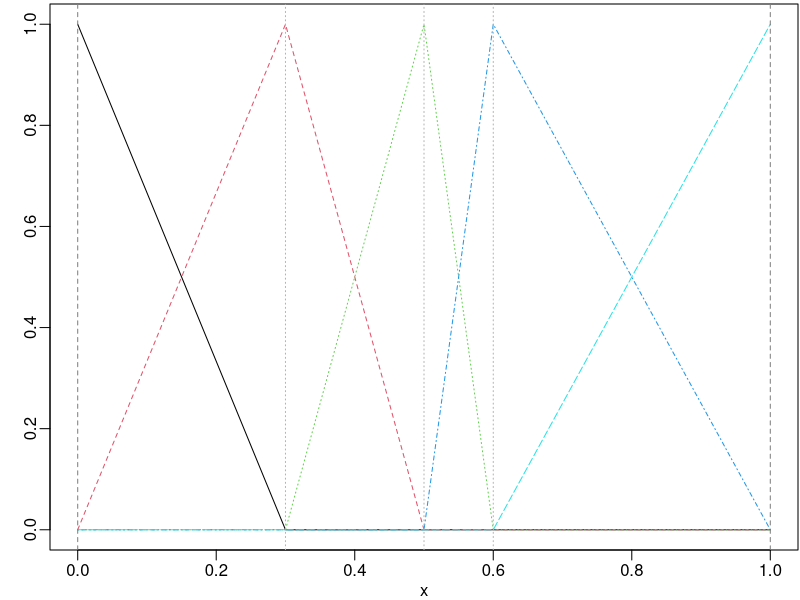
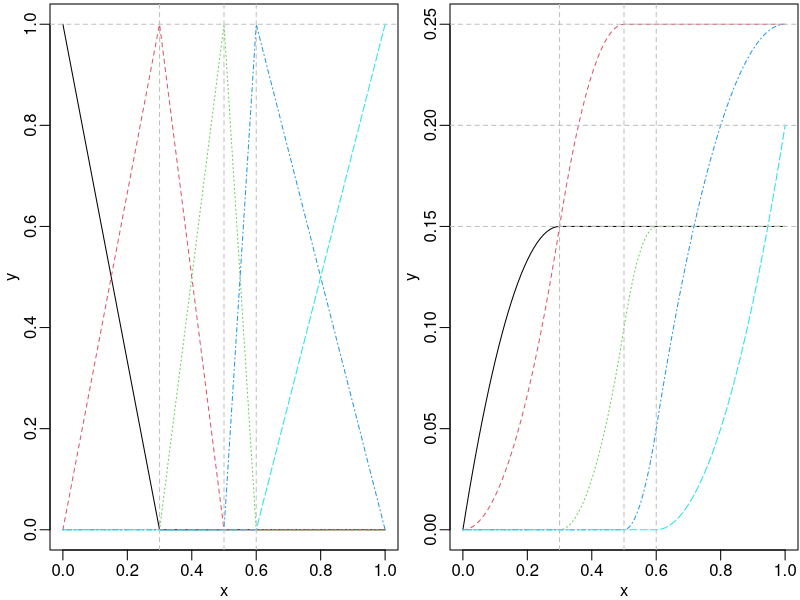
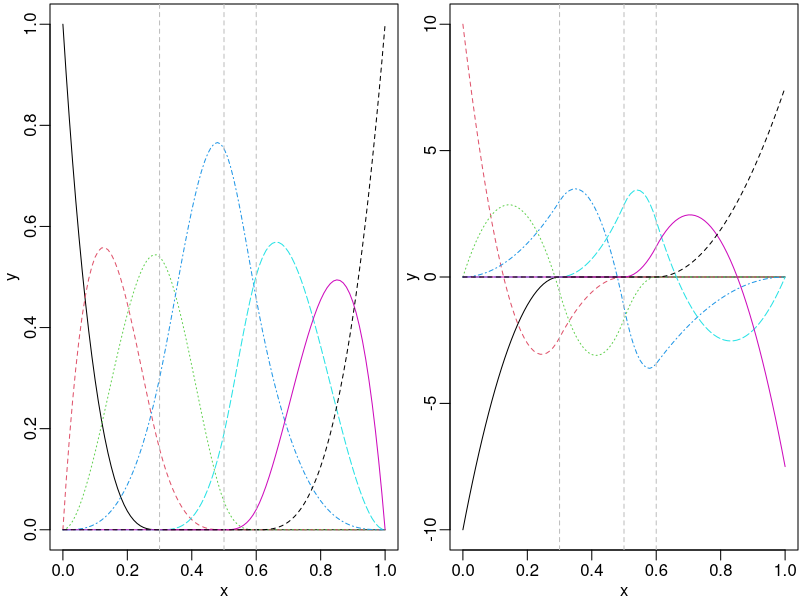
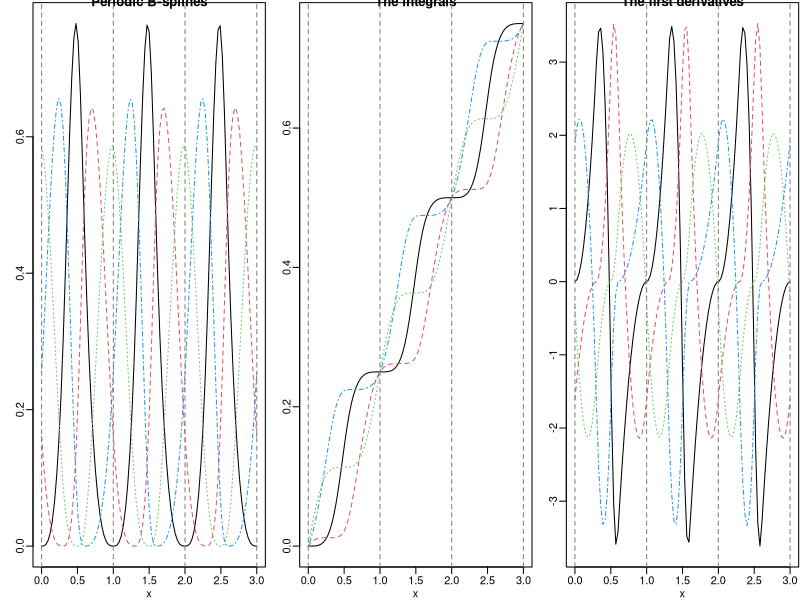
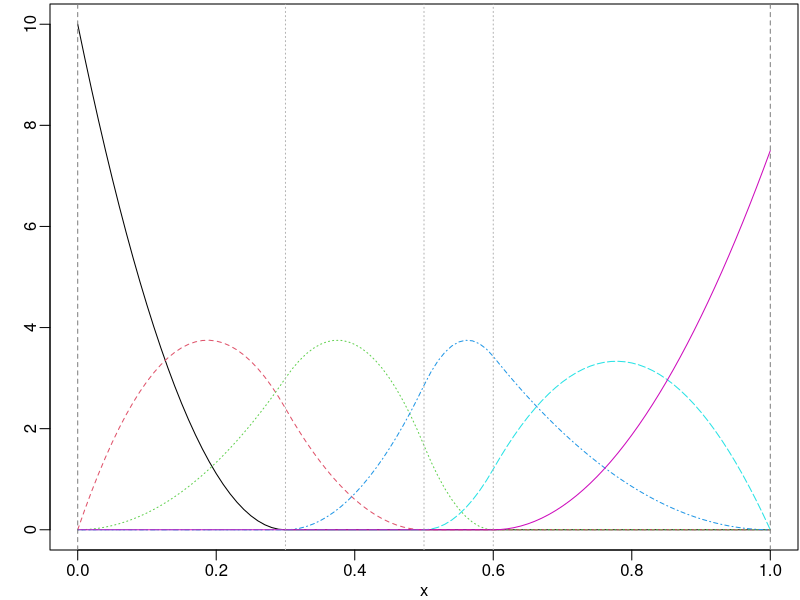
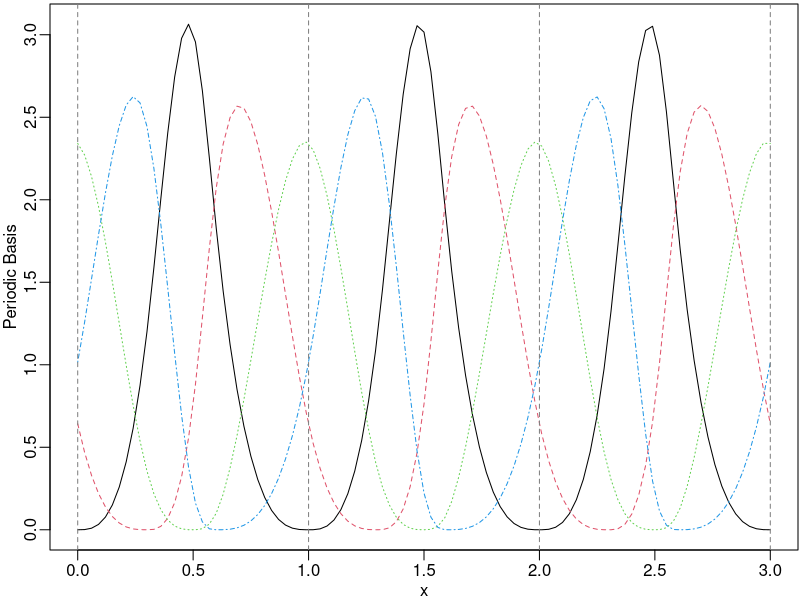
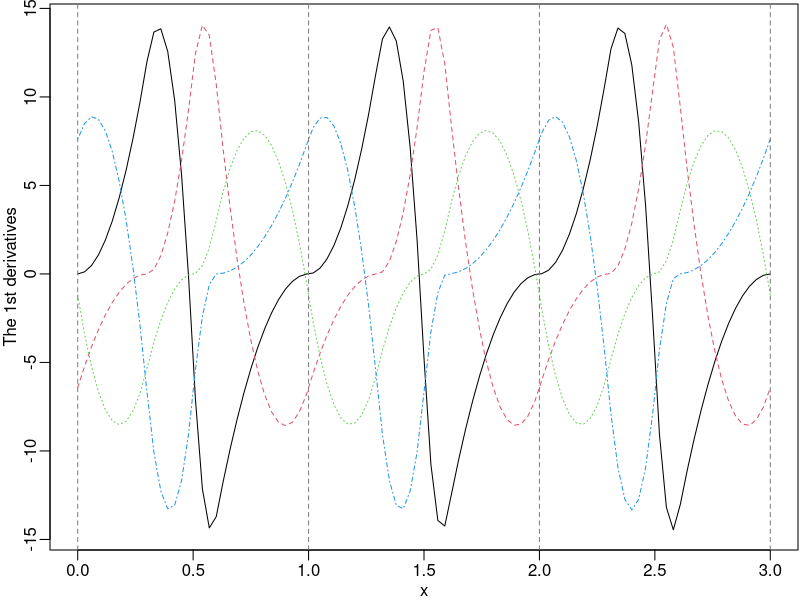
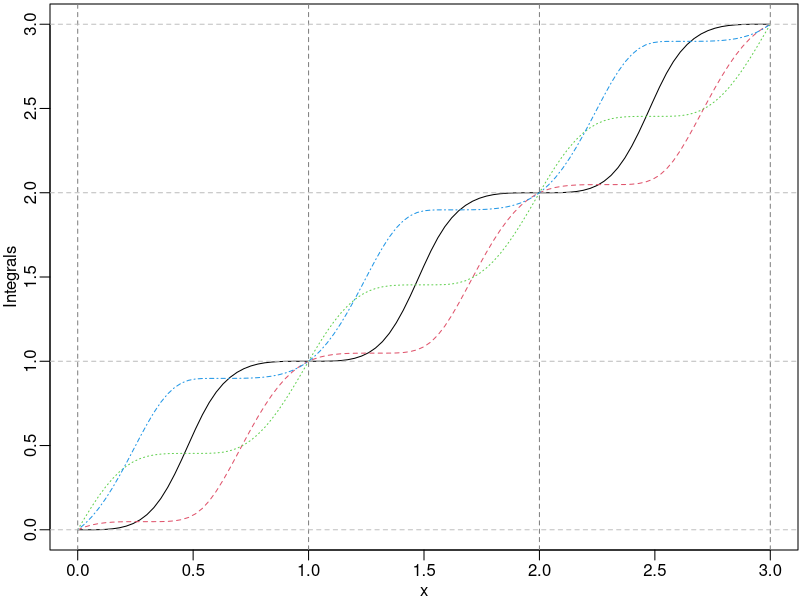

Source code (R) for these figures, in order:
## ---- chunk 1
knitr::opts_knit$set(global.par = TRUE)
knitr::opts_chunk$set(fig.width = 7, fig.height = 4)
## ---- chunk 2
library(graphics)
par(mar = c(2.5, 2.5, 0.2, 0.1), mgp = c(1.5, 0.5, 0))
## ---- chunk 3
library(splines2)
packageVersion("splines2")
## ---- chunk 4
knots <- c(0.3, 0.5, 0.6)
x <- seq(0, 1, 0.01)
bsMat <- bSpline(x, knots = knots, degree = 1, intercept = TRUE)
plot(bsMat, mark_knots = "all")
## ---- chunk 5
ibsMat <- ibs(x, knots = knots, degree = 1, intercept = TRUE)
op <- par(mfrow = c(1, 2))
matplot(x, bsMat, type = "l", ylab = "y")
abline(v = knots, h = 1, lty = 2, col = "gray")
matplot(x, ibsMat, type = "l", ylab = "y")
abline(v = knots, h = c(0.15, 0.2, 0.25), lty = 2, col = "gray")
## ---- chunk 6
bsMat <- bSpline(x, knots = knots, intercept = TRUE)
dbsMat <- dbs(x, knots = knots, intercept = TRUE)
matplot(x, bsMat, type = "l", ylab = "y")
abline(v = knots, lty = 2, col = "gray")
matplot(x, dbsMat, type = "l", ylab = "y")
abline(v = knots, lty = 2, col = "gray")
par(op)
## ---- chunk 7
is_equivalent <- function(a, b) {
    all.equal(a, b, check.attributes = FALSE)
}
stopifnot(is_equivalent(dbsMat, deriv(bsMat)))
## ---- chunk 8
px <- seq(0, 3, 0.01)
pbsMat <- bSpline(px, knots = knots, Boundary.knots = c(0, 1),
                  intercept = TRUE, periodic = TRUE)
ipMat <- ibs(px, knots = knots, Boundary.knots = c(0, 1),
             intercept = TRUE, periodic = TRUE)
dpMat <- deriv(pbsMat)
op <- par(mfrow = c(1, 3))
plot(pbsMat, main = "Periodic B-splines", mark_knots = "b")
plot(ipMat, main = "The integrals", mark_knots = "b")
plot(dpMat, main = "The first derivatives", mark_knots = "b")
par(op)
## ---- chunk 9
msMat <- mSpline(x, knots = knots, degree = 2, intercept = TRUE)
plot(msMat, mark_knots = "all")
## ---- chunk 10
dmsMat1 <- mSpline(x, knots = knots, degree = 2, intercept = TRUE, derivs = 1)
dmsMat2 <- deriv(msMat)
stopifnot(is_equivalent(dmsMat1, dmsMat2))
## ---- chunk 11
pmsMat <- mSpline(px, knots = knots, intercept = TRUE,
                  periodic = TRUE, Boundary.knots = c(0, 1))
plot(pmsMat, ylab = "Periodic Basis", mark_knots = "boundary")
## ---- chunk 12
dpmsMat <- deriv(pmsMat)
plot(dpmsMat, ylab = "The 1st derivatives", mark_knots = "b")
## ---- chunk 13
ipmsMat <- mSpline(px, knots = knots, intercept = TRUE,
                   periodic = TRUE, Boundary.knots = c(0, 1), integral = TRUE)
plot(ipmsMat, ylab = "Integrals", mark_knots = "boundary")
abline(h = seq.int(0, 3), lty = 2, col = "gray")
## ---- chunk 14
isMat <- iSpline(x, knots = knots, degree = 2, intercept = TRUE)
matplot(x, isMat, type = "l", ylab = "y")
abline(h = 1, v = knots, lty = 2, col = "gray")
## ---- chunk 15
stopifnot(is_equivalent(msMat, deriv(isMat)))
## ---- chunk 16
dmsMat3 <- deriv(isMat, 2)
stopifnot(is_equivalent(dmsMat1, dmsMat3))
## ---- chunk 17
csMat1 <- cSpline(x, knots = knots, degree = 2, intercept = TRUE)
matplot(x, csMat1, type = "l", ylab = "y")
abline(h = 1, v = knots, lty = 2, col = "gray")
## ---- chunk 18
csMat2 <- cSpline(x, knots = knots, degree = 2, intercept = TRUE, scale = FALSE)
stopifnot(is_equivalent(isMat, deriv(csMat2)))
stopifnot(is_equivalent(msMat, deriv(csMat2, 2)))
stopifnot(is_equivalent(msMat, deriv(deriv(csMat2))))
## ---- chunk 19
x1 <- seq.int(0, 1, 0.01)
x2 <- seq.int(- 1, 1, 0.01)
bpMat1 <- bernsteinPoly(x1, degree = 4, intercept = TRUE)
bpMat2 <- bernsteinPoly(x2, degree = 4, intercept = TRUE)
op <- par(mfrow = c(1, 2))
plot(bpMat1)
plot(bpMat2)
par(op)
## ---- chunk 20
ibpMat1 <- bernsteinPoly(x1, degree = 4, intercept = TRUE, integral = TRUE)
ibpMat2 <- bernsteinPoly(x2, degree = 4, intercept = TRUE, integral = TRUE)
dbpMat1 <- bernsteinPoly(x1, degree = 4, intercept = TRUE, derivs = 1)
dbpMat2 <- bernsteinPoly(x2, degree = 4, intercept = TRUE, derivs = 1)
op <- par(mfrow = c(2, 2))
plot(ibpMat1, ylab = "Integrals")
plot(ibpMat2, ylab = "Integrals")
plot(dbpMat1, ylab = "Derivatives")
plot(dbpMat2, ylab = "Derivatives")
par(op)
## ---- chunk 21
stopifnot(is_equivalent(dbpMat1, deriv(bpMat1)))
stopifnot(is_equivalent(dbpMat2, deriv(bpMat2)))
stopifnot(is_equivalent(dbpMat1, deriv(ibpMat1, 2)))
stopifnot(is_equivalent(dbpMat2, deriv(ibpMat2, 2)))
## ---- chunk 22
nsMat <- naturalSpline(x, knots = knots, intercept = TRUE)
insMat <- naturalSpline(x, knots = knots, intercept = TRUE, integral = TRUE)
op <- par(mfrow = c(1, 2))
matplot(x, nsMat, type = "l", ylab = "Basis")
matplot(x, insMat, type = "l", ylab = "Integrals")
stopifnot(is_equivalent(nsMat, deriv(insMat)))
par(op)
## ---- chunk 23
d1nsMat <- naturalSpline(x, knots = knots, intercept = TRUE, derivs = 1)
d2nsMat <- deriv(nsMat, 2)
op <- par(mfrow = c(1, 2))
matplot(x, d1nsMat, type = "l", ylab = "The 1st derivatives")
matplot(x, d2nsMat, type = "l", ylab = "The 2nd derivatives")
par(op)
## ---- chunk 24
nskMat <- nsk(x, knots = knots, intercept = TRUE)
plot(nskMat, ylab = "nsk()", mark_knots = "all")
abline(h = 1, col = "red", lty = 3)
## ---- chunk 25
nskMat2 <- update(nskMat, knots = c(knots, 0.2, 0.4), trim = 0.025)
knots(nskMat2)
stopifnot(all.equal(quantile(x, c(0.025, 0.975), names = FALSE),
                    knots(nskMat2, "boundary")))
## ---- chunk 26
new_x <- c(0.275, 0.525, 0.8)
names(new_x) <- paste0("x=", new_x)
isMat2 <- predict(isMat, newx = new_x) # the basis functions at new x
stopifnot(all.equal(predict(isMat, newx = new_x), update(isMat, x = new_x)))
## compute the first derivative of the I-spline function with different ways
beta <- seq(0.1, by = 0.1, length.out = ncol(isMat))
deriv_ispline1 <- predict(isMat, newx = new_x, coef = beta, derivs = 1)
deriv_ispline2 <- predict(update(isMat, x = new_x, derivs = 1), coef = beta)
deriv_ispline3 <- c(predict(deriv(isMat), newx = new_x) %*% beta)
stopifnot(all.equal(deriv_ispline1, deriv_ispline2))
stopifnot(all.equal(deriv_ispline2, deriv_ispline3))
